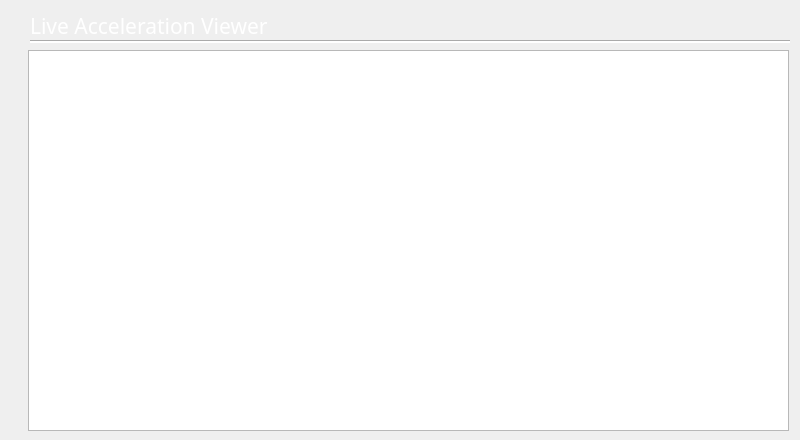
    <widget class="QWidget" name="tab_3">
     <attribute name="title">
      <string>Accelerometer</string>
     </attribute>
     <widget class="QTextEdit" name="Rmessages_2">
      <property name="geometry">
       <rect>
        <x>28</x>
        <y>50</y>
        <width>761</width>
        <height>381</height>
       </rect>
      </property>
      <property name="font">
       <font>
        <family>Bahnschrift SemiCondensed</family>
        <pointsize>20</pointsize>
       </font>
      </property>
      <property name="styleSheet">
       <string notr="true">color: rgb(255, 255, 255);</string>
      </property>
      <property name="readOnly">
       <bool>true</bool>
      </property>
     </widget>
     <widget class="QLabel" name="label_15">
      <property name="geometry">
       <rect>
        <x>30</x>
        <y>10</y>
        <width>761</width>
        <height>31</height>
       </rect>
      </property>
      <property name="palette">
       <palette>
        <active>
         <colorrole role="WindowText">
          <brush brushstyle="SolidPattern">
           <color alpha="255">
            <red>255</red>
            <green>255</green>
            <blue>255</blue>
           </color>
          </brush>
         </colorrole>
         <colorrole role="Button">
          <brush brushstyle="SolidPattern">
           <color alpha="255">
            <red>0</red>
            <green>0</green>
            <blue>0</blue>
           </color>
          </brush>
         </colorrole>
         <colorrole role="Text">
          <brush brushstyle="SolidPattern">
           <color alpha="255">
            <red>255</red>
            <green>255</green>
            <blue>255</blue>
           </color>
          </brush>
         </colorrole>
         <colorrole role="ButtonText">
          <brush brushstyle="SolidPattern">
           <color alpha="255">
            <red>255</red>
            <green>255</green>
            <blue>255</blue>
           </color>
          </brush>
         </colorrole>
         <colorrole role="Base">
          <brush brushstyle="SolidPattern">
           <color alpha="255">
            <red>0</red>
            <green>0</green>
            <blue>0</blue>
           </color>
          </brush>
         </colorrole>
         <colorrole role="Window">
          <brush brushstyle="SolidPattern">
           <color alpha="255">
            <red>0</red>
            <green>0</green>
            <blue>0</blue>
           </color>
          </brush>
         </colorrole>
         <colorrole role="PlaceholderText">
          <brush brushstyle="NoBrush">
           <color alpha="128">
            <red>255</red>
            <green>255</green>
            <blue>255</blue>
           </color>
          </brush>
         </colorrole>
        </active>
        <inactive>
         <colorrole role="WindowText">
          <brush brushstyle="SolidPattern">
           <color alpha="255">
            <red>255</red>
            <green>255</green>
            <blue>255</blue>
           </color>
          </brush>
         </colorrole>
         <colorrole role="Button">
          <brush brushstyle="SolidPattern">
           <color alpha="255">
            <red>0</red>
            <green>0</green>
            <blue>0</blue>
           </color>
          </brush>
         </colorrole>
         <colorrole role="Text">
          <brush brushstyle="SolidPattern">
           <color alpha="255">
            <red>255</red>
            <green>255</green>
            <blue>255</blue>
           </color>
          </brush>
         </colorrole>
         <colorrole role="ButtonText">
          <brush brushstyle="SolidPattern">
           <color alpha="255">
            <red>255</red>
            <green>255</green>
            <blue>255</blue>
           </color>
          </brush>
         </colorrole>
         <colorrole role="Base">
          <brush brushstyle="SolidPattern">
           <color alpha="255">
            <red>0</red>
            <green>0</green>
            <blue>0</blue>
           </color>
          </brush>
         </colorrole>
         <colorrole role="Window">
          <brush brushstyle="SolidPattern">
           <color alpha="255">
            <red>0</red>
            <green>0</green>
            <blue>0</blue>
           </color>
          </brush>
         </colorrole>
         <colorrole role="PlaceholderText">
          <brush brushstyle="NoBrush">
           <color alpha="128">
            <red>255</red>
            <green>255</green>
            <blue>255</blue>
           </color>
          </brush>
         </colorrole>
        </inactive>
        <disabled>
         <colorrole role="WindowText">
          <brush brushstyle="SolidPattern">
           <color alpha="255">
            <red>255</red>
            <green>255</green>
            <blue>255</blue>
           </color>
          </brush>
         </colorrole>
         <colorrole role="Button">
          <brush brushstyle="SolidPattern">
           <color alpha="255">
            <red>0</red>
            <green>0</green>
            <blue>0</blue>
           </color>
          </brush>
         </colorrole>
         <colorrole role="Text">
          <brush brushstyle="SolidPattern">
           <color alpha="255">
            <red>255</red>
            <green>255</green>
            <blue>255</blue>
           </color>
          </brush>
         </colorrole>
         <colorrole role="ButtonText">
          <brush brushstyle="SolidPattern">
           <color alpha="255">
            <red>255</red>
            <green>255</green>
            <blue>255</blue>
           </color>
          </brush>
         </colorrole>
         <colorrole role="Base">
          <brush brushstyle="SolidPattern">
           <color alpha="255">
            <red>0</red>
            <green>0</green>
            <blue>0</blue>
           </color>
          </brush>
         </colorrole>
         <colorrole role="Window">
          <brush brushstyle="SolidPattern">
           <color alpha="255">
            <red>0</red>
            <green>0</green>
            <blue>0</blue>
           </color>
          </brush>
         </colorrole>
         <colorrole role="PlaceholderText">
          <brush brushstyle="NoBrush">
           <color alpha="128">
            <red>255</red>
            <green>255</green>
            <blue>255</blue>
           </color>
          </brush>
         </colorrole>
        </disabled>
       </palette>
      </property>
      <property name="font">
       <font>
        <family>Bahnschrift SemiCondensed</family>
        <pointsize>16</pointsize>
        <weight>50</weight>
        <bold>false</bold>
        <underline>false</underline>
       </font>
      </property>
      <property name="autoFillBackground">
       <bool>false</bool>
      </property>
      <property name="styleSheet">
       <string notr="true">color: rgb(255, 255, 255);</string>
      </property>
      <property name="text">
       <string>Live Acceleration Viewer</string>
      </property>
      <property name="alignment">
       <set>Qt::AlignLeading|Qt::AlignLeft|Qt::AlignVCenter</set>
      </property>
     </widget>
     <widget class="Line" name="line_3">
      <property name="geometry">
       <rect>
        <x>30</x>
        <y>40</y>
        <width>760</width>
        <height>3</height>
       </rect>
      </property>
      <property name="styleSheet">
       <string notr="true">color: rgb(255, 255, 255);
background-color: rgb(255, 255, 255);</string>
      </property>
      <property name="orientation">
       <enum>Qt::Horizontal</enum>
      </property>
     </widget>
    </widget>
